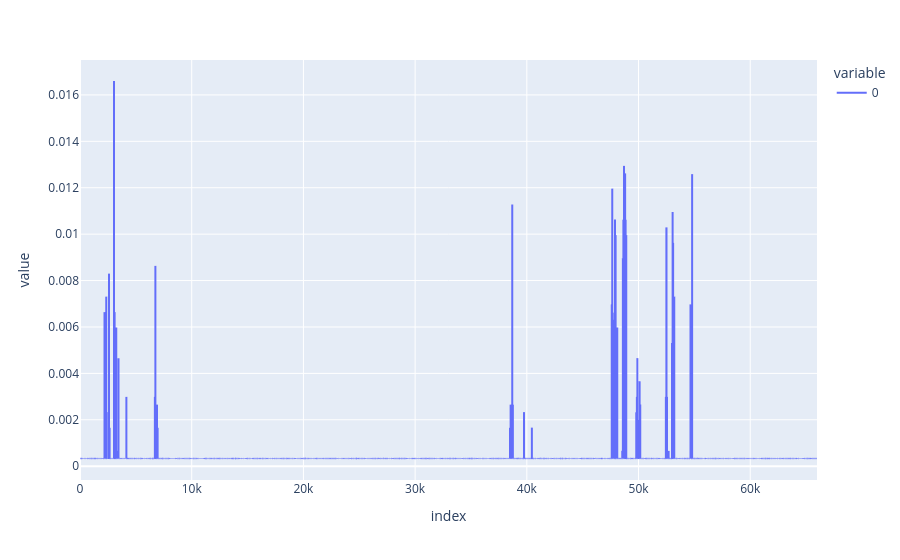

Notebook code cell kept with this figure:
### Code cell
px.line(np.diff(t[int(len(t) * 0.7) : int(len(t) * 0.9)]))

### Figure 1 — Plotly figure (JSON) as saved in the notebook; plotly's stock layout.template omitted (floating-point values rounded to 4 significant figures; data arrays with more than 128 entries replaced by an {"elided": "..."} marker saying what was removed)
{"data": [{"hovertemplate": "variable=0<br>index=%{x}<br>value=%{y}<extra></extra>", "legendgroup": "0", "line": {"color": "#636efa", "dash": "solid"}, "marker": {"symbol": "circle"}, "mode": "lines", "name": "0", "showlegend": true, "type": "scattergl", "x": {"elided": "65978 int values"}, "xaxis": "x", "y": {"elided": "65978 float values"}, "yaxis": "y"}], "layout": {"legend": {"title": {"text": "variable"}, "tracegroupgap": 0}, "margin": {"t": 60}, "xaxis": {"anchor": "y", "domain": [0, 1], "title": {"text": "index"}}, "yaxis": {"anchor": "x", "domain": [0, 1], "title": {"text": "value"}}}}
